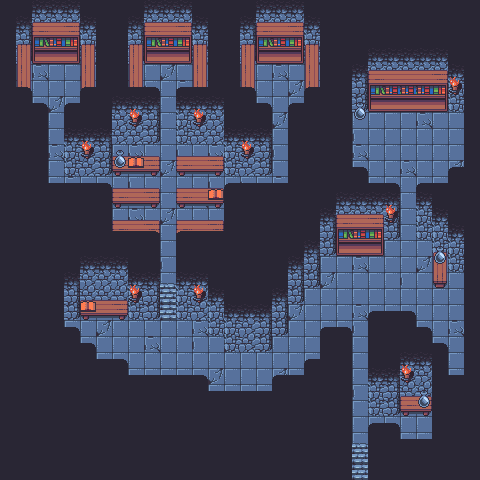

Below is a game level as drawn by its tile map, then a one-line description and the .tmx that defines it (tile-layer data replaced by summaries):
An orthogonal 30x30 tile map with 16x16 px tiles, 7 tile layers (Floor, Walls, Bookcases / tables, Stuff on tables, ...), 2 tilesets and 12 objects (2x Villager, LibraryGuard).

<map version="1.0" orientation="orthogonal" renderorder="right-down" width="30" height="30" tilewidth="16" tileheight="16">
 <properties>
  <property name="ambientLight" value="30,30,30" />
 </properties>
 <tileset firstgid="1" name="interior" tilewidth="16" tileheight="16">
  <properties>
   <property name="main" value="true" />
  </properties>
  <image source="../../SimpleRPGContent/graphics/interior.png" width="128" height="256" />
  <tile id="0">
   <properties>
    <property name="pass" value="true" />
   </properties>
  </tile>
  <tile id="1">
   <properties>
    <property name="pass" value="true" />
   </properties>
  </tile>
  <tile id="2">
   <properties>
    <property name="pass" value="false" />
   </properties>
  </tile>
  <tile id="8">
   <properties>
    <property name="pass" value="true" />
   </properties>
  </tile>
  <tile id="9">
   <properties>
    <property name="pass" value="true" />
   </properties>
  </tile>
  <tile id="12">
   <properties>
    <property name="pass" value="false" />
   </properties>
  </tile>
  <tile id="13">
   <properties>
    <property name="pass" value="false" />
   </properties>
  </tile>
  <tile id="14">
   <properties>
    <property name="pass" value="false" />
   </properties>
  </tile>
  <tile id="20">
   <properties>
    <property name="pass" value="false" />
   </properties>
  </tile>
  <tile id="21">
   <properties>
    <property name="pass" value="false" />
   </properties>
  </tile>
  <tile id="22">
   <properties>
    <property name="pass" value="false" />
   </properties>
  </tile>
  <tile id="24">
   <properties>
    <property name="pass" value="false" />
   </properties>
  </tile>
  <tile id="25">
   <properties>
    <property name="pass" value="false" />
   </properties>
  </tile>
  <tile id="26">
   <properties>
    <property name="pass" value="false" />
   </properties>
  </tile>
  <tile id="27">
   <properties>
    <property name="pass" value="false" />
   </properties>
  </tile>
  <tile id="28">
   <properties>
    <property name="pass" value="false" />
   </properties>
  </tile>
  <tile id="29">
   <properties>
    <property name="pass" value="false" />
   </properties>
  </tile>
  <tile id="30">
   <properties>
    <property name="pass" value="false" />
   </properties>
  </tile>
  <tile id="35">
   <properties>
    <property name="pass" value="false" />
   </properties>
  </tile>
  <tile id="36">
   <properties>
    <property name="pass" value="true" />
   </properties>
  </tile>
  <tile id="37">
   <properties>
    <property name="pass" value="true" />
   </properties>
  </tile>
  <tile id="38">
   <properties>
    <property name="pass" value="true" />
   </properties>
  </tile>
  <tile id="44">
   <properties>
    <property name="pass" value="true" />
   </properties>
  </tile>
  <tile id="45">
   <properties>
    <property name="pass" value="true" />
   </properties>
  </tile>
  <tile id="46">
   <properties>
    <property name="pass" value="true" />
   </properties>
  </tile>
  <tile id="52">
   <properties>
    <property name="pass" value="true" />
   </properties>
  </tile>
  <tile id="53">
   <properties>
    <property name="pass" value="true" />
   </properties>
  </tile>
  <tile id="54">
   <properties>
    <property name="pass" value="true" />
   </properties>
  </tile>
  <tile id="56">
   <properties>
    <property name="pass" value="false" />
   </properties>
  </tile>
  <tile id="57">
   <properties>
    <property name="pass" value="false" />
   </properties>
  </tile>
  <tile id="58">
   <properties>
    <property name="pass" value="false" />
   </properties>
  </tile>
  <tile id="64">
   <properties>
    <property name="pass" value="false" />
   </properties>
  </tile>
  <tile id="65">
   <properties>
    <property name="pass" value="false" />
   </properties>
  </tile>
  <tile id="66">
   <properties>
    <property name="pass" value="false" />
   </properties>
  </tile>
 </tileset>
 <tileset firstgid="129" name="npcs" tilewidth="32" tileheight="32">
  <image source="../../SimpleRPGContent/graphics/npcs.png" width="256" height="256" />
 </tileset>
 <layer name="Floor" width="30" height="30">
  <data>[900 cells, 350 non-empty, 4 distinct tile ids]</data>
 </layer>
 <layer name="Walls" width="30" height="30">
  <data>[900 cells, 189 non-empty, 11 distinct tile ids]</data>
 </layer>
 <layer name="Bookcases / tables" width="30" height="30">
  <data>[900 cells, 126 non-empty, 20 distinct tile ids]</data>
 </layer>
 <layer name="Stuff on tables" width="30" height="30">
  <data>[900 cells, 7 non-empty, 4 distinct tile ids]</data>
 </layer>
 <objectgroup name="Object Layer 1">
  <object name="Villager" gid="129" x="200" y="155.667">
   <properties>
    <property name="img" value="npc" />
    <property name="onAction" value="LibraryNPC2Script" />
    <property name="onLoad" value="LibraryNPC2LoadScript" />
    <property name="pass" value="false" />
   </properties>
  </object>
  <object name="Villager" gid="129" x="153" y="80">
   <properties>
    <property name="face" value="up" />
    <property name="img" value="npc" />
    <property name="onAction" value="LibraryNPC1Script" />
    <property name="onLoad" value="LibraryNPC1LoadScript" />
    <property name="pass" value="false" />
   </properties>
  </object>
  <object name="LibraryGuard" gid="129" x="344" y="431.333">
   <properties>
    <property name="emitsLight" value="255,255,0" />
    <property name="face" value="up" />
    <property name="img" value="npc" />
    <property name="lightFlickers" value="false" />
    <property name="onAction" value="LibraryGuardScript" />
    <property name="pass" value="false" />
   </properties>
  </object>
  <object x="81.2086" y="164.033" width="11.9161" height="12.6006">
   <properties>
    <property name="emitsLight" value="200,150,0" />
    <property name="lightFlickers" value="true" />
   </properties>
  </object>
  <object x="196.042" y="306.366" width="11.9161" height="12.6006">
   <properties>
    <property name="emitsLight" value="200,150,0" />
    <property name="lightFlickers" value="true" />
   </properties>
  </object>
  <object x="130.709" y="304.366" width="11.9161" height="12.6006">
   <properties>
    <property name="emitsLight" value="200,150,0" />
    <property name="lightFlickers" value="true" />
   </properties>
  </object>
  <object x="130.042" y="130.366" width="11.9161" height="12.6006">
   <properties>
    <property name="emitsLight" value="200,150,0" />
    <property name="lightFlickers" value="true" />
   </properties>
  </object>
  <object x="194.042" y="130.366" width="11.9161" height="12.6006">
   <properties>
    <property name="emitsLight" value="200,150,0" />
    <property name="lightFlickers" value="true" />
   </properties>
  </object>
  <object x="385.375" y="225.7" width="11.9161" height="12.6006">
   <properties>
    <property name="emitsLight" value="200,150,0" />
    <property name="lightFlickers" value="true" />
   </properties>
  </object>
  <object x="450.709" y="97.6997" width="11.9161" height="12.6006">
   <properties>
    <property name="emitsLight" value="200,150,0" />
    <property name="lightFlickers" value="true" />
   </properties>
  </object>
  <object x="242.042" y="161.7" width="11.9161" height="12.6006">
   <properties>
    <property name="emitsLight" value="200,150,0" />
    <property name="lightFlickers" value="true" />
   </properties>
  </object>
  </objectgroup>
 <layer name="Tables above player" width="30" height="30">
  <data>[900 cells, 18 non-empty, 3 distinct tile ids]</data>
 </layer>
 <layer name="Stuff on tables above player" width="30" height="30">
  <data>[900 cells, 23 non-empty, 5 distinct tile ids]</data>
 </layer>
 <imagelayer name="Lights" />
 <layer name="Black" width="30" height="30">
  <data>[900 cells, 499 non-empty, 4 distinct tile ids]</data>
 </layer>
</map>
<!-- 1 of 12 objects omitted -->
